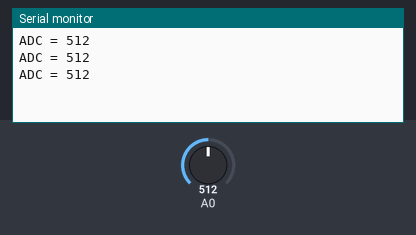
A sketch run on a simulated Arduino Uno, built with avr-gcc and run on an emulated ATmega328P. On the bench: the last lines printed to the serial monitor. The inputs (shaded band) are chosen by the test bench; at power-on: A0 = 512.

Above: at 1.3 s.
1.4 s: A0 set to 716
At 1.9 s:
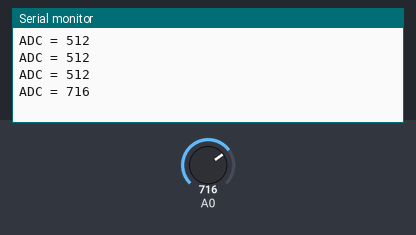
2.9 s: A0 set to 900
At 3.4 s:
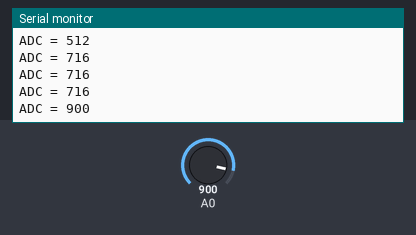
Timing chart, 0 to 5.9 s (numbered marks = the images above; inputs shaded):
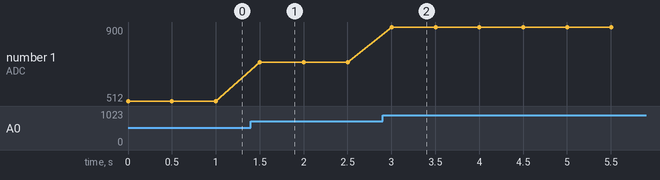

Measured:
- after the input at 1.4 s, the serial monitor: prints a new line after 0.10 s (image 1)
- after the input at 2.9 s, the serial monitor: prints a new line after 0.10 s (image 2)
- plotted number 1: 512 → 716 after the input at 1.4 s, 716 → 900 after the input at 2.9 s

The sketch:

potentio_api.ino
```cpp
void setup()
{
    Serial.begin(9600);
}

void loop()
{
    int adcValue = analogRead(A0);

    Serial.print("ADC = ");
    Serial.println(adcValue);

    delay(500);
}
```
